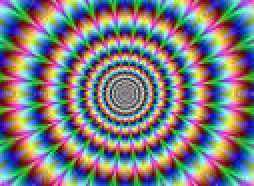
#> input picture img/sample2.jpg, 127 x 93 px, found by its file name (shown 2 times larger)
$ python autocorrection.py
#> lines starting #> are read from the running program, lines starting #| are printed output that depends on the picture; after the words box and inside, x2 and y2 are one past the last pixel; in counts of white or black regions, pixels touching at a corner belong together
#> further down, sample is the input picture: shape (93, 127, 3); mean R, G, B 123.3, 123.3, 125.6
import pylab
import numpy
import math

def rgb2gray(rgb):
    return numpy.dot(rgb[...,:3], [0.299, 0.587, 0.144]);
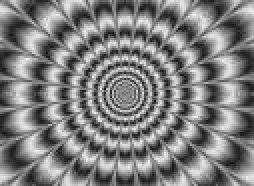
#> returned value: shape (93, 127) float64 (shown 2 times larger); min 8.15, max 243.3, mean 127.3

# Функция AutoCorrection
# img исходное изображение
# blackPercents процент темных пикселей
# whitePercents проента белых пикселей
# return imgGray серое изображение с примененной автокоррекцией
def AutoCorrection(img, blackPercents, whitePercents):
    imgGray = rgb2gray(img);
    coutnElements = (imgGray.size) / 100.;
#> coutnElements = 118.1
    countWhites = int(coutnElements * whitePercents)-1;
#> countWhites = 1180
    countBlacks = int(coutnElements * blackPercents)-1;
#> countBlacks = 1180
    linI = numpy.sort(numpy.array(imgGray.reshape(imgGray.size)));
#> linI = 11811 values from 8.15 to 243.3
    black = linI[countBlacks];
#> black = 51.48
    white = linI[imgGray.size - countWhites];
#> white = 204.9
    imgGray[imgGray < black] = 0;
    imgGray[imgGray > white] = 255;
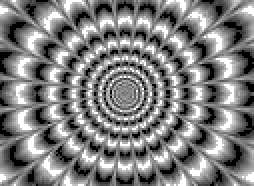
#> imgGray: shape (93, 127) float64 (shown 2 times larger); min 0, max 255, mean 127.1
    tmp = (imgGray > black) & (imgGray < white);
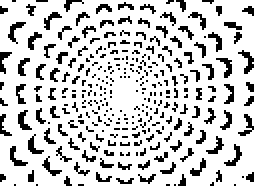
#> tmp: shape (93, 127) bool (shown 2 times larger); 80% white; black in thin lines or dots
    d = white - black;
#> d = 153.4
    imgGray[tmp] = 0 + (255 - 0) * (imgGray[tmp]-black) / d;
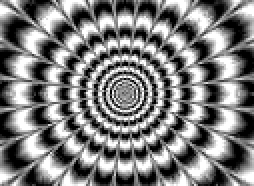
#> imgGray: shape (93, 127) float64 (shown 2 times larger); min 0, max 255, mean 125.9
    return imgGray;

sample = pylab.imread('sample2.jpg');
m = AutoCorrection(sample, 10, 10);
pylab.subplot(1, 2, 1),  pylab.imshow(sample);
pylab.subplot(1, 2, 2),  pylab.imshow(m, cmap = pylab.get_cmap('gray'));
pylab.show();

$ run again, with img/sample3.jpg copied over img/sample2.jpg
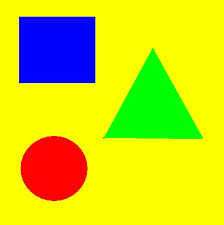
#> input picture img/sample3.jpg, 224 x 225 px, found by its file name
#> sample is the input picture: shape (225, 224, 3); mean R, G, B 206.2, 212, 27.3
#> black = 64.88
#> white = 226.1
#> in AutoCorrection, `tmp = (imgGray > black) & (imgGray < white);`:
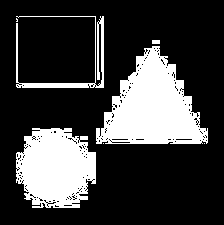
#> tmp: shape (225, 224) bool; 24.6% white; 7 white regions (3 under 20 px), largest, box (x1, y1, x2, y2) and area: (96, 46, 208, 144) 6423, (16, 128, 96, 208) 4943, (16, 16, 104, 88) 996, (152, 40, 160, 44) 32
#> d = 161.2
#> in AutoCorrection, `imgGray[tmp] = 0 + (255 - 0) * (imgGray[tmp]-black) / d;`:
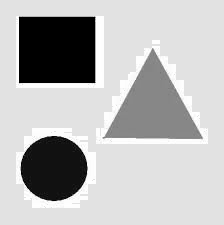
#> imgGray: shape (225, 224) float64; min 0, max 255, mean 184
